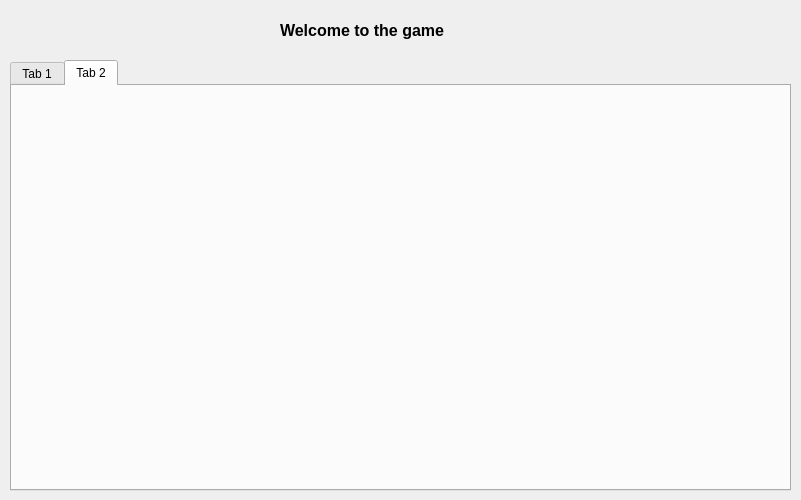
<?xml version="1.0" encoding="UTF-8"?>
<ui version="4.0">
 <class>Dialog</class>
 <widget class="QDialog" name="Dialog">
  <property name="geometry">
   <rect>
    <x>0</x>
    <y>0</y>
    <width>801</width>
    <height>500</height>
   </rect>
  </property>
  <property name="windowTitle">
   <string>Dialog</string>
  </property>
  <widget class="QLabel" name="label">
   <property name="geometry">
    <rect>
     <x>280</x>
     <y>10</y>
     <width>211</width>
     <height>41</height>
    </rect>
   </property>
   <property name="font">
    <font>
     <pointsize>12</pointsize>
     <weight>75</weight>
     <bold>true</bold>
    </font>
   </property>
   <property name="text">
    <string>Welcome to the game</string>
   </property>
  </widget>
  <widget class="QTabWidget" name="tabWidget">
   <property name="geometry">
    <rect>
     <x>10</x>
     <y>60</y>
     <width>781</width>
     <height>431</height>
    </rect>
   </property>
   <property name="currentIndex">
    <number>1</number>
   </property>
   <widget class="QWidget" name="tab">
    <attribute name="title">
     <string>Tab 1</string>
    </attribute>
   </widget>
   <widget class="QWidget" name="tab_2">
    <attribute name="title">
     <string>Tab 2</string>
    </attribute>
   </widget>
  </widget>
 </widget>
 <resources/>
 <connections/>
</ui>
